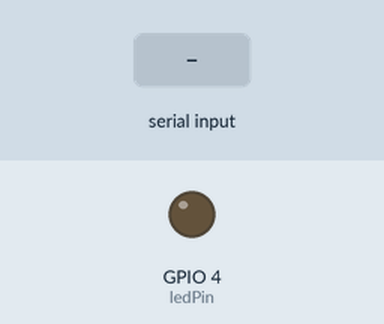
This sketch was run on a simulated ESP32. Parts: output pins drawn as LEDs (lit = HIGH). The test bench sets the inputs (shaded band). Nothing arrives over Bluetooth unless stated; what the sketch prints to the serial monitor is not drawn.

Above: at 1.2 s.
1.3 s: "off" received over the second serial link
At 2.6 s:
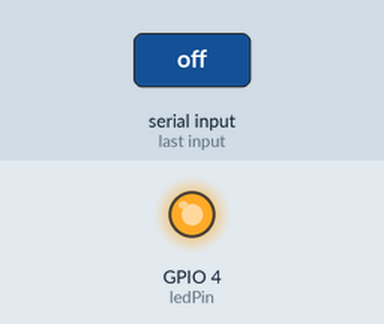
3.8 s: "on" received over the second serial link
At 5.8 s:
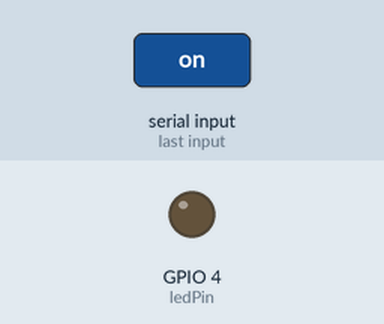
Timing chart, 0 to 7.3 s (numbered marks = the images above; inputs shaded):
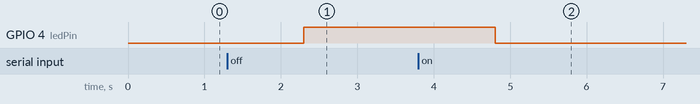

The sketch:

ESP32_BT_LED.ino
```cpp
#include <BluetoothSerial.h>

BluetoothSerial SerialBT;

const int ledPin = 4;

void setup() {
  Serial.begin(115200);
  pinMode(ledPin, OUTPUT);

  SerialBT.begin("ESP32_BT");
  Serial.println("Bluetooth device is ready to pair");
  Serial.println("Type on or off to control the LED");
}

void loop() {
  if (SerialBT.available()) {
    String command = SerialBT.readString();
    command.trim();

    if (command == "on") {
      digitalWrite(ledPin, LOW);
      SerialBT.println("LED is ON");
    }
    else if (command == "off") {
      digitalWrite(ledPin, HIGH);
      SerialBT.println("LED is OFF");
    }
    else {
      SerialBT.println("Invalid command");
    }
  }
}
```

Measured:
- after the input at 1.3 s, GPIO 4 (ledPin): LOW → HIGH after 1.0 s
- after the input at 3.8 s, GPIO 4 (ledPin): HIGH → LOW after 1.0 s
